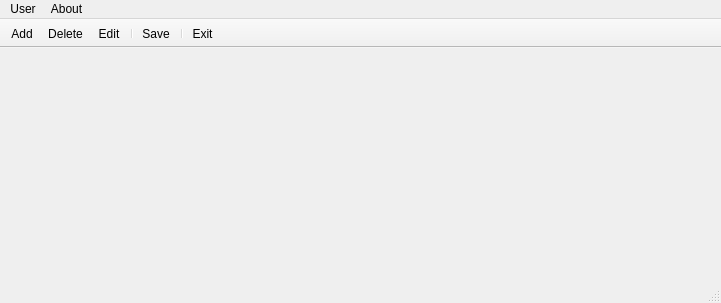
<?xml version="1.0" encoding="UTF-8"?>
<ui version="4.0">
 <class>MainWindow</class>
 <widget class="QMainWindow" name="MainWindow">
  <property name="geometry">
   <rect>
    <x>0</x>
    <y>0</y>
    <width>721</width>
    <height>303</height>
   </rect>
  </property>
  <property name="windowTitle">
   <string>MainWindow</string>
  </property>
  <widget class="QWidget" name="centralwidget"/>
  <widget class="QMenuBar" name="menubar">
   <property name="geometry">
    <rect>
     <x>0</x>
     <y>0</y>
     <width>721</width>
     <height>21</height>
    </rect>
   </property>
   <widget class="QMenu" name="menuUser">
    <property name="title">
     <string>User</string>
    </property>
   </widget>
   <widget class="QMenu" name="menuAbout">
    <property name="title">
     <string>About</string>
    </property>
   </widget>
   <addaction name="menuUser"/>
   <addaction name="menuAbout"/>
  </widget>
  <widget class="QStatusBar" name="statusbar"/>
  <widget class="QToolBar" name="toolBar">
   <property name="windowTitle">
    <string>toolBar</string>
   </property>
   <property name="movable">
    <bool>false</bool>
   </property>
   <property name="orientation">
    <enum>Qt::Horizontal</enum>
   </property>
   <property name="toolButtonStyle">
    <enum>Qt::ToolButtonIconOnly</enum>
   </property>
   <property name="floatable">
    <bool>false</bool>
   </property>
   <attribute name="toolBarArea">
    <enum>TopToolBarArea</enum>
   </attribute>
   <attribute name="toolBarBreak">
    <bool>false</bool>
   </attribute>
   <addaction name="actionAdd"/>
   <addaction name="actionDelete"/>
   <addaction name="actionEdit"/>
   <addaction name="separator"/>
   <addaction name="actionSave"/>
   <addaction name="separator"/>
   <addaction name="actionExit"/>
  </widget>
  <action name="actionAdd">
   <property name="icon">
    <iconset resource="DaRoca/DaRoca-Admin/arquives.qrc">
     <normaloff>:/resourcesMain/resources/Add.bmp</normaloff>:/resourcesMain/resources/Add.bmp</iconset>
   </property>
   <property name="text">
    <string>Add</string>
   </property>
   <property name="toolTip">
    <string>Add Products To Our Database</string>
   </property>
  </action>
  <action name="actionDelete">
   <property name="icon">
    <iconset resource="DaRoca/DaRoca-Admin/arquives.qrc">
     <normaloff>:/resourcesMain/resources/Minus.bmp</normaloff>:/resourcesMain/resources/Minus.bmp</iconset>
   </property>
   <property name="text">
    <string>Delete</string>
   </property>
   <property name="toolTip">
    <string>Delete ProductsFrom Our Database</string>
   </property>
  </action>
  <action name="actionEdit">
   <property name="icon">
    <iconset resource="DaRoca/DaRoca-Admin/arquives.qrc">
     <normaloff>:/resourcesMain/resources/COPY.BMP</normaloff>:/resourcesMain/resources/COPY.BMP</iconset>
   </property>
   <property name="text">
    <string>Edit</string>
   </property>
  </action>
  <action name="actionSave">
   <property name="icon">
    <iconset resource="DaRoca/DaRoca-Admin/arquives.qrc">
     <normaloff>:/resourcesMain/resources/Save.bmp</normaloff>:/resourcesMain/resources/Save.bmp</iconset>
   </property>
   <property name="text">
    <string>Save</string>
   </property>
   <property name="toolTip">
    <string>Executes The Comands Inputed, As A Fail-Safe Method</string>
   </property>
  </action>
  <action name="actionExit">
   <property name="icon">
    <iconset resource="DaRoca/DaRoca-Admin/arquives.qrc">
     <normaloff>:/resourcesMain/resources/CLOSE1.BMP</normaloff>:/resourcesMain/resources/CLOSE1.BMP</iconset>
   </property>
   <property name="text">
    <string>Exit</string>
   </property>
   <property name="toolTip">
    <string>Exits The Aplication</string>
   </property>
  </action>
 </widget>
 <resources>
  <include location="DaRoca/DaRoca-Admin/arquives.qrc"/>
 </resources>
 <connections/>
</ui>
